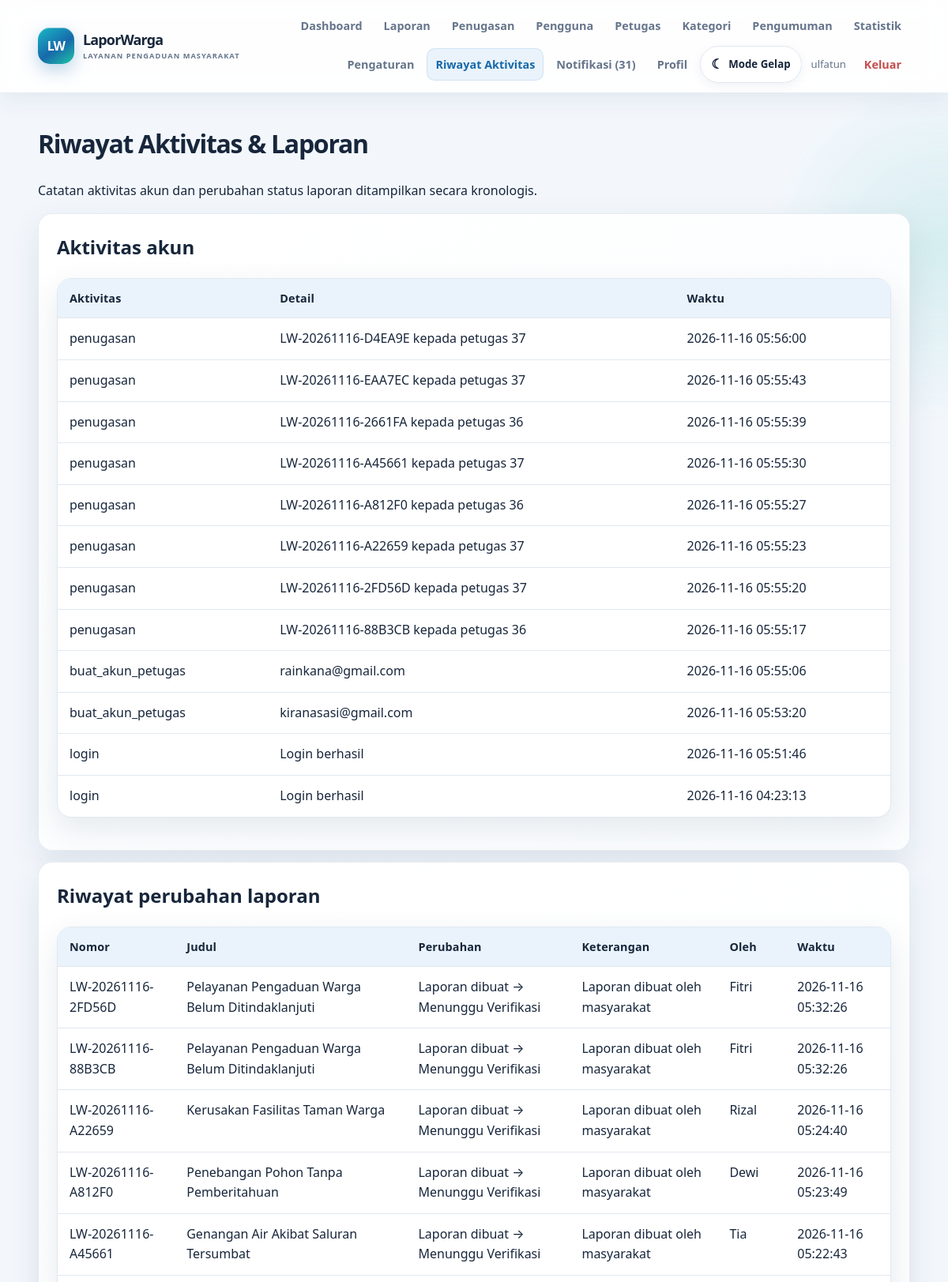
Page /riwayat.php (signed in, upper part) on the committed database.
### tables this page shows
CREATE TABLE `activity_logs` (
  `id_log` bigint(20) UNSIGNED NOT NULL,
  `id_pengguna` int(10) UNSIGNED DEFAULT NULL,
  `aktivitas` varchar(100) NOT NULL,
  `detail_aktivitas` text DEFAULT NULL,
  `alamat_ip` varchar(45) DEFAULT NULL,
  `created_at` timestamp NOT NULL DEFAULT current_timestamp()
);

CREATE TABLE `report_history` (
  `id_history` bigint(20) UNSIGNED NOT NULL,
  `id_laporan` bigint(20) UNSIGNED NOT NULL,
  `id_pengguna` int(10) UNSIGNED DEFAULT NULL,
  `status_sebelumnya` varchar(40) DEFAULT NULL,
  `status_baru` varchar(40) NOT NULL,
  `keterangan` text DEFAULT NULL,
  `created_at` timestamp NOT NULL DEFAULT current_timestamp()
);

CREATE TABLE `reports` (
  `id_laporan` bigint(20) UNSIGNED NOT NULL,
  `nomor_laporan` varchar(40) NOT NULL,
  `id_pelapor` int(10) UNSIGNED NOT NULL,
  `id_kategori` int(10) UNSIGNED NOT NULL,
  `id_petugas` int(10) UNSIGNED DEFAULT NULL,
  `judul` varchar(180) NOT NULL,
  `deskripsi` text NOT NULL,
  `lokasi_kejadian` varchar(255) NOT NULL,
  `tanggal_kejadian` date NOT NULL,
  `foto_bukti` varchar(255) DEFAULT NULL,
  `STATUS` enum('Menunggu Verifikasi','Perlu Perbaikan','Ditolak','Diterima','Sedang Diproses','Selesai','Dibatalkan') NOT NULL DEFAULT 'Menunggu Verifikasi',
  `alasan_penolakan` text DEFAULT NULL,
  `created_at` timestamp NOT NULL DEFAULT current_timestamp(),
  `updated_at` timestamp NOT NULL DEFAULT current_timestamp() ON UPDATE current_timestamp()
);

CREATE TABLE `users` (
  `id_user` int(10) UNSIGNED NOT NULL,
  `nama_lengkap` varchar(120) NOT NULL,
  `email` varchar(190) NOT NULL,
  `PASSWORD` varchar(255) NOT NULL,
  `no_hp` varchar(30) DEFAULT NULL,
  `alamat` text DEFAULT NULL,
  `role` enum('masyarakat','petugas','admin_utama') NOT NULL DEFAULT 'masyarakat',
  `status_akun` tinyint(1) NOT NULL DEFAULT 1,
  `created_at` timestamp NOT NULL DEFAULT current_timestamp(),
  `updated_at` timestamp NOT NULL DEFAULT current_timestamp() ON UPDATE current_timestamp()
);

### riwayat.php (the view, shortened to what this page needs)
<?php
require_once __DIR__.'/includes/functions.php';
$u=me(); $pdo=db();
$log=$pdo->prepare('SELECT aktivitas,detail_aktivitas,created_at FROM activity_logs WHERE id_pengguna=? ORDER BY created_at DESC LIMIT 100');
$log->execute([$u['id_user']]); $activities=$log->fetchAll();
if($u['role']==='admin_utama'){
 $q=$pdo->query('SELECT h.*,r.nomor_laporan,r.judul,u.nama_lengkap AS pelaku FROM report_history h JOIN reports r ON r.id_laporan=h.id_laporan LEFT JOIN users u ON u.id_user=h.id_pengguna ORDER BY h.created_at DESC LIMIT 100');
} elseif($u['role']==='petugas'){
 $q=$pdo->prepare('SELECT h.*,r.nomor_laporan,r.judul,u.nama_lengkap AS pelaku FROM report_history h JOIN reports r ON r.id_laporan=h.id_laporan LEFT JOIN users u ON u.id_user=h.id_pengguna WHERE r.id_petugas=? ORDER BY h.created_at DESC LIMIT 100'); $q->execute([$u['id_user']]);
} else {
 $q=$pdo->prepare('SELECT h.*,r.nomor_laporan,r.judul,u.nama_lengkap AS pelaku FROM report_history h JOIN reports r ON r.id_laporan=h.id_laporan LEFT JOIN users u ON u.id_user=h.id_pengguna WHERE r.id_pelapor=? ORDER BY h.created_at DESC LIMIT 100'); $q->execute([$u['id_user']]);
}
$history=$q->fetchAll(); header_page('Riwayat Aktivitas');
?>
<h1>Riwayat Aktivitas & Laporan</h1>
<p>Catatan aktivitas akun dan perubahan status laporan ditampilkan secara kronologis.</p>
<section class="card"><h2>Aktivitas akun</h2>
<?php if(!$activities): ?><div class="empty">Belum ada aktivitas akun yang tercatat.</div><?php else: ?>
<div class="table-wrap"><table><thead><tr><th>Aktivitas</th><th>Detail</th><th>Waktu</th></tr></thead><tbody>
<?php foreach($activities as $a): ?><tr><td><?=e($a['aktivitas'])?></td><td><?=e($a['detail_aktivitas']??'-')?></td><td><?=e($a['created_at'])?></td></tr><?php endforeach; ?>
</tbody></table></div><?php endif; ?></section>
<section class="card"><h2>Riwayat perubahan laporan</h2>
<?php if(!$history): ?><div class="empty">Belum ada perubahan status laporan.</div><?php else: ?>
<div class="table-wrap"><table><thead><tr><th>Nomor</th><th>Judul</th><th>Perubahan</th><th>Keterangan</th><th>Oleh</th><th>Waktu</th></tr></thead><tbody>
<?php foreach($history as $h): ?><tr><td><?=e($h['nomor_laporan'])?></td><td><?=e($h['judul'])?></td><td><?=e($h['status_sebelumnya']??'Laporan dibuat')?> → <?=e($h['status_baru'])?></td><td><?=e($h['keterangan']??'-')?></td><td><?=e($h['pelaku']??'Sistem')?></td><td><?=e($h['created_at'])?></td></tr><?php endforeach; ?>
</tbody></table></div><?php endif; ?></section>

### assets/css/style.css (style rules this page uses)
:root { --bg:#f4f7fb;--surface:#fff;--text:#172033;--muted:#68748a;--primary:#1769aa;--primary2:#0b4c83;--border:#dfe6ef;--soft:#e9f3fb;--danger:#b42318;--shadow:0 12px 32px rgba(27,48,77,.07) }
* { box-sizing:border-box }
body { margin:0;background:var(--bg);color:var(--text);font:16px/1.6 system-ui,-apple-system,Segoe UI,sans-serif }
.hero-card,.card,.stat { background:var(--surface);border:1px solid var(--border);border-radius:16px;padding:22px;box-shadow:var(--shadow) }
.card { margin:14px 0 }
.card h2,.section h2 { margin-top:0 }
.table-wrap { overflow-x:auto;background:var(--surface);border:1px solid var(--border);border-radius:12px;margin:18px 0 }
table { border-collapse:collapse;width:100%;min-width:720px }
th,td { text-align:left;padding:13px 15px;border-bottom:1px solid var(--border);vertical-align:top }
th { background:var(--soft);font-size:.9rem }
tr:last-child td { border-bottom:0 }
:root { --bg:#f3f7fc;--surface:#ffffff;--text:#17263b;--muted:#66758b; --primary:#1769aa;--primary2:#0b4c83;--border:#e1e8f0;--soft:#eaf3fb; --shadow:0 12px 34px rgba(26,54,86,.075); }
html { scroll-behavior:smooth }
body { min-height:100vh;background:var(--bg);color:var(--text);transition:background .2s,color .2s }
.card,.hero-card,.stat { transition:transform .18s,border-color .18s,background .18s }
.section h2,h1 { letter-spacing:-.025em }
.table-wrap { box-shadow:var(--shadow) }
th { color:var(--text) }
:root { --shadow:0 14px 38px rgba(22,57,91,.10); --shadow-hover:0 22px 48px rgba(22,57,91,.16); --glow:rgba(35,182,165,.14); }
html { background:var(--bg) }
body { position:relative;isolation:isolate;overflow-x:hidden }
body:before,body:after { content:"";position:fixed;z-index:-1;pointer-events:none;border-radius:50%;filter:blur(2px) }
body:before { width:440px;height:440px;top:95px;right:-210px;background:radial-gradient(circle,var(--glow),transparent 70%) }
body:after { width:380px;height:380px;left:-210px;bottom:5%;background:radial-gradient(circle,rgba(23,105,170,.09),transparent 70%) }
.card,.table-wrap,.auth,.empty,.alert { border-radius:18px;box-shadow:var(--shadow) }
.card { padding:23px;background:linear-gradient(150deg,var(--surface),color-mix(in srgb,var(--soft) 24%,var(--surface)));border-color:color-mix(in srgb,var(--border) 78%,transparent);transition:transform .22s ease,box-shadow .22s ease,border-color .22s ease }
.section h2,h1 { letter-spacing:-.04em }
.table-wrap { overflow-x:auto;border:1px solid var(--border) }
table { border-spacing:0 }
th { font-weight:800;letter-spacing:.01em }
tbody tr { transition:background .16s }

### rows in the picture
activity_logs: aktivitas "penugasan", detail_aktivitas "LW-20261116-D4EA9E kepada petugas 37", created_at "2026-11-16 05:56:00"
activity_logs: aktivitas "penugasan", detail_aktivitas "LW-20261116-EAA7EC kepada petugas 37", created_at "2026-11-16 05:55:43"
activity_logs: aktivitas "penugasan", detail_aktivitas "LW-20261116-2661FA kepada petugas 36", created_at "2026-11-16 05:55:39"
activity_logs: aktivitas "penugasan", detail_aktivitas "LW-20261116-A45661 kepada petugas 37", created_at "2026-11-16 05:55:30"
activity_logs: aktivitas "penugasan", detail_aktivitas "LW-20261116-A812F0 kepada petugas 36", created_at "2026-11-16 05:55:27"
activity_logs: aktivitas "penugasan", detail_aktivitas "LW-20261116-A22659 kepada petugas 37", created_at "2026-11-16 05:55:23"
activity_logs: aktivitas "penugasan", detail_aktivitas "LW-20261116-2FD56D kepada petugas 37", created_at "2026-11-16 05:55:20"
activity_logs: aktivitas "penugasan", detail_aktivitas "LW-20261116-88B3CB kepada petugas 36", created_at "2026-11-16 05:55:17"
activity_logs: aktivitas "buat_akun_petugas", detail_aktivitas "rainkana@gmail.com", created_at "2026-11-16 05:55:06"
activity_logs: aktivitas "buat_akun_petugas", detail_aktivitas "kiranasasi@gmail.com", created_at "2026-11-16 05:53:20"
activity_logs: aktivitas "login", detail_aktivitas "Login berhasil", created_at "2026-11-16 05:51:46"
activity_logs: aktivitas "login", detail_aktivitas "Login berhasil", created_at "2026-11-16 04:23:13"
report_history: id_laporan.nomor_laporan "LW-20261116-2FD56D", id_laporan.judul "Pelayanan Pengaduan Warga Belum Ditindaklanjuti", status_sebelumnya "Laporan dibuat", status_baru "Menunggu Verifikasi", keterangan "Laporan dibuat oleh masyarakat", id_pengguna.nama_lengkap "Fitri", created_at "2026-11-16 05:32:26"
report_history: id_laporan.nomor_laporan "LW-20261116-88B3CB", id_laporan.judul "Pelayanan Pengaduan Warga Belum Ditindaklanjuti", status_sebelumnya "Laporan dibuat", status_baru "Menunggu Verifikasi", keterangan "Laporan dibuat oleh masyarakat", id_pengguna.nama_lengkap "Fitri", created_at "2026-11-16 05:32:26"
report_history: id_laporan.nomor_laporan "LW-20261116-A22659", id_laporan.judul "Kerusakan Fasilitas Taman Warga", status_sebelumnya "Laporan dibuat", status_baru "Menunggu Verifikasi", keterangan "Laporan dibuat oleh masyarakat", id_pengguna.nama_lengkap "Rizal", created_at "2026-11-16 05:24:40"
report_history: id_laporan.nomor_laporan "LW-20261116-A812F0", id_laporan.judul "Penebangan Pohon Tanpa Pemberitahuan", status_sebelumnya "Laporan dibuat", status_baru "Menunggu Verifikasi", keterangan "Laporan dibuat oleh masyarakat", id_pengguna.nama_lengkap "Dewi", created_at "2026-11-16 05:23:49"
report_history: id_laporan.nomor_laporan "LW-20261116-A45661", id_laporan.judul "Genangan Air Akibat Saluran Tersumbat", status_sebelumnya "Laporan dibuat", status_baru "Menunggu Verifikasi", keterangan "Laporan dibuat oleh masyarakat", id_pengguna.nama_lengkap "Tia", created_at "2026-11-16 05:22:43"

### other values in the picture
$item[0] "Dashboard"
$item[0] "Laporan"
$item[0] "Penugasan"
$item[0] "Pengguna"
$item[0] "Petugas"
$item[0] "Kategori"
$item[0] "Pengumuman"
$item[0] "Statistik"
$item[0] "Pengaturan"
$item[0] "Riwayat Aktivitas"
$item[0] "Notifikasi (31)"
$item[0] "Profil"
$u['nama_lengkap'] "ulfatun"
